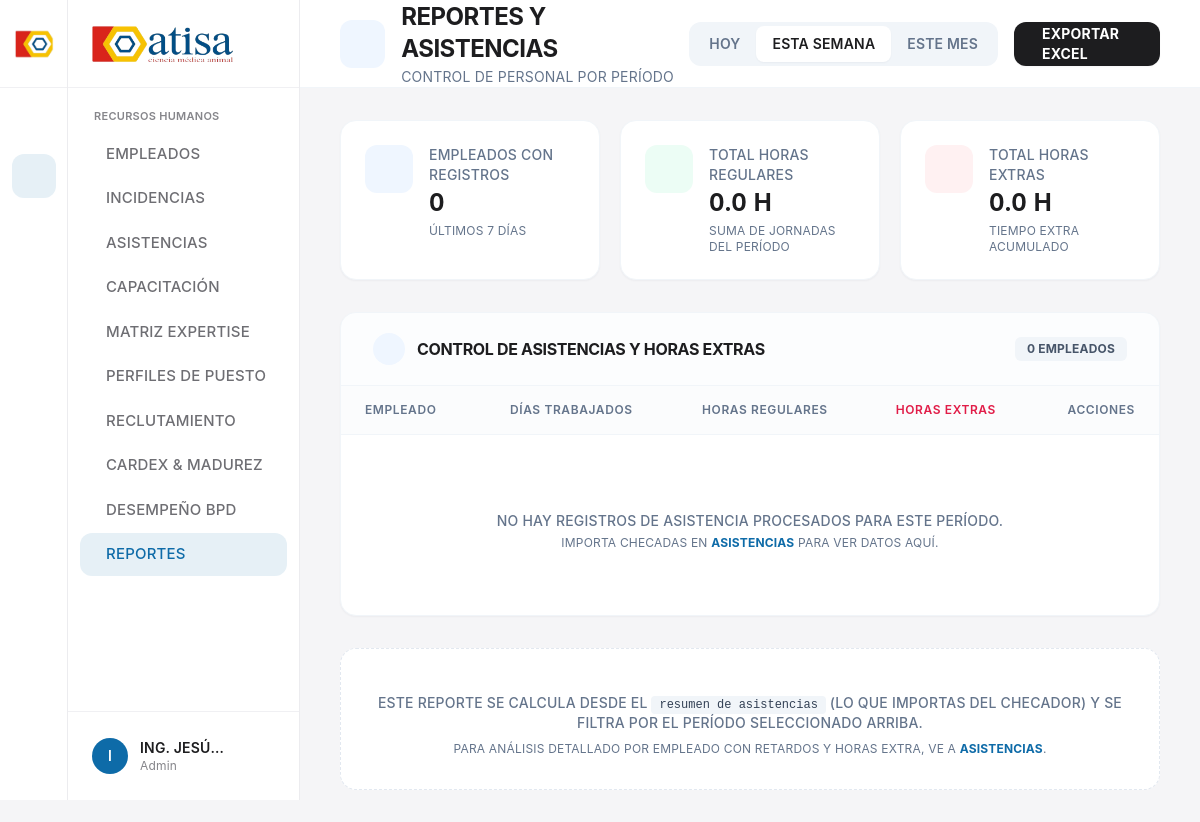
The app's page /reportes (signed in), older data.
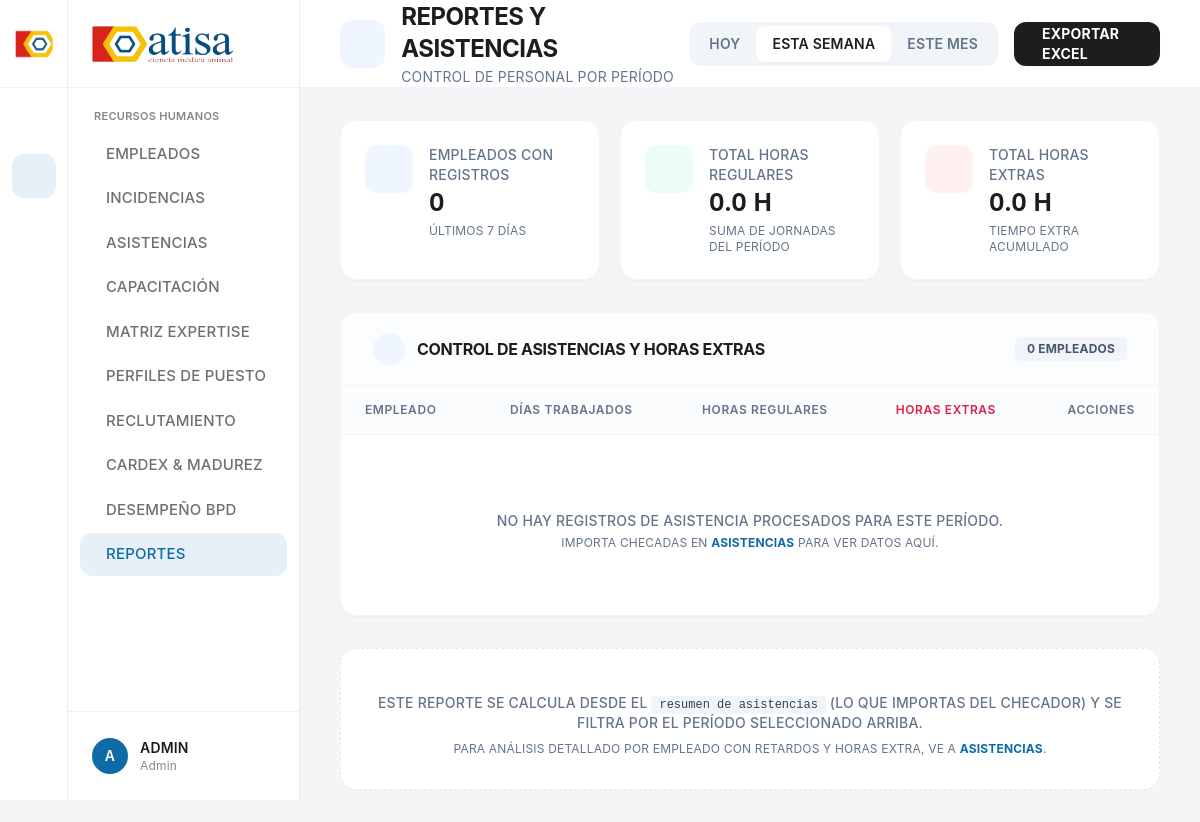
The same page, newer data.
### tables this page shows
CREATE TABLE usuarios (
            id INTEGER PRIMARY KEY AUTOINCREMENT,
            numero_empleado TEXT UNIQUE NOT NULL,
            nombre_completo TEXT NOT NULL,
            username TEXT UNIQUE NOT NULL,
            password_hash TEXT NOT NULL,
            rol TEXT NOT NULL,
            estatus INTEGER DEFAULT 1
        , puesto TEXT, area TEXT, cumpleanos TEXT, talla_calzado TEXT, fecha_ingreso TEXT);

### erp.py (the view, shortened to what this page needs)
@app.route('/reportes')
@login_required
@requiere_modulo('reportes')
def reportes():
    periodo = request.args.get('periodo', 'semana')
    if periodo == 'hoy':
        filtro_sql = "AND fecha = date('now', 'localtime')"
    elif periodo == 'mes':
        filtro_sql = "AND fecha >= date('now', 'localtime', 'start of month')"
    else:
        periodo = 'semana'
        filtro_sql = "AND fecha >= date('now', 'localtime', '-6 days')"
    conn = get_db_connection()
    usuarios = conn.execute("SELECT numero_empleado, nombre_completo FROM usuarios WHERE rol != 'admin'").fetchall()
    reportes_asistencia = []
    for u in usuarios:
        num_emp = u['numero_empleado']
        registros = conn.execute(
            f"SELECT hora_entrada_real, hora_salida_real, horas_extras FROM resumen_asistencias WHERE numero_empleado = ? {filtro_sql}",
            (num_emp,)
        ).fetchall()
        dias = len(registros)
        if dias == 0:
            continue
    conn.close()
    return render_page('reportes.html', reportes_asistencia=reportes_asistencia, periodo=periodo)

### erp.py (called while the page is built)
def render_page(template, **context):
    layout = '_partial.html' if request.headers.get('HX-Request') else 'base.html'
    return render_template(template, _layout=layout, **context)

def construir_nav(rol):
    arbol = []
    for d in NAV_DEPARTAMENTOS:
        mods = [m for m in d['modulos'] if rol in PERMISOS.get(m[0][1:], [])]
        es_roadmap = len(d['modulos']) == 0
        if mods or (es_roadmap and rol == 'admin'):
            arbol.append({**d, 'modulos_visibles': mods, 'es_roadmap': es_roadmap})
    return arbol

@app.context_processor
def inject_globals():
    return {
        'EMPRESA_NOMBRE': EMPRESA_NOMBRE,
        'EMPRESA_CIUDAD': EMPRESA_CIUDAD,
        'tailwind_estatico': os.path.exists(os.path.join(app.static_folder, 'css', 'tailwind.css')),
        'permisos': PERMISOS,
        'nav_visible': construir_nav(session.get('rol')),
    }

@app.teardown_appcontext
def _cerrar_conexiones_db(exc):
    conns = g.pop('_db_conns', None)
    if conns:
        for c in conns:
            try:
                c.close()
            except Exception:
                pass

### templates/reportes.html (shortened to what the changed rows need)
{% extends _layout|default("base.html") %}
{% block content %}
<div class="flex flex-col min-h-screen bg-[#f5f5f7]">
    <header class="bg-white border-b border-slate-100 px-10 h-[88px] flex items-center justify-between sticky top-0 z-40">
        <div class="flex items-center gap-4">
            <div>
                <h1 class="text-[#1d1d1f] text-2xl font-bold">Reportes y Asistencias</h1>
            </div>
        </div>
    </header>
    <div class="flex-1 px-10 py-8 space-y-8">
                            {% set total_reg = reportes_asistencia | sum(attribute='horas_regulares') %}
                            {% set total_ext = reportes_asistencia | sum(attribute='horas_extras') %}
        <section>
            <div class="bg-white rounded-2xl border border-slate-100 overflow-hidden shadow-sm">
                <div class="overflow-x-auto">
                    <table class="w-full text-left border-collapse">
                        <thead>
                            <tr class="bg-slate-50/50 border-b border-slate-100 text-xs uppercase tracking-wider text-slate-500">
                                <th class="px-6 py-4 font-semibold">Empleado</th>
                                <th class="px-6 py-4 font-semibold text-center">Días Trabajados</th>
                                <th class="px-6 py-4 font-semibold text-center">Horas Regulares</th>
                                <th class="px-6 py-4 font-semibold text-center text-rose-600">Horas Extras</th>
                                <th class="px-6 py-4 font-semibold text-right">Acciones</th>
                            </tr>
                        </thead>
                    </table>
                </div>
            </div>
        </section>
    </div>
</div>
{% endblock %}

### templates/base.html (shortened to what the changed rows need)
<!DOCTYPE html>
<html lang="es">
<head>
    <link rel="stylesheet" href="{{ url_for('static', filename='css/remixicon.min.css') }}">
    <link rel="stylesheet" href="{{ url_for('static', filename='css/estilos.css') }}">
    <link rel="stylesheet" href="{{ url_for('static', filename='css/all.min.css') }}">
    <link rel="stylesheet" href="{{ url_for('static', filename='css/select-pro.css') }}">
    {% if tailwind_estatico %}
    <link rel="stylesheet" href="{{ url_for('static', filename='css/tailwind.css') }}">
    {% else %}
    <script src="{{ url_for('static', filename='js/tailwind.js') }}"></script>
    {% endif %}
</head>
<body hx-boost="true" hx-ext="preload" hx-target="#content">
    <div id="root">
        <div class="flex min-h-screen bg-[#f5f5f7]">
            {% set _ns = namespace(activo='') %}
            {% for d in nav_visible %}
                {% for ruta, txt, icono, match in d.modulos_visibles %}
                    {% if _ns.activo == '' and (ruta == request.path or (match and request.path.startswith(match))) %}{% set _ns.activo = d.key %}{% endif %}
                {% endfor %}
            {% endfor %}
            {% if _ns.activo == '' and nav_visible %}{% set _ns.activo = nav_visible[0].key %}{% endif %}
            <aside class="fixed left-0 top-0 h-screen w-[300px] flex z-50 select-none">
                <div class="flex-1 min-w-0 bg-white border-r border-[#ececef] flex flex-col">
                    <div class="px-3 py-4 border-t border-[#f0f0f3]">
                        <div class="flex items-center gap-3 px-3 py-2.5 rounded-xl hover:bg-[#f3f3f5] transition-colors">
                            <div class="w-9 h-9 flex items-center justify-center rounded-full bg-[#0e6ba8] text-white font-semibold text-sm shrink-0 uppercase">
                                {{ (session.get('nombre') or 'U')[:1] }}
                            </div>
                            <div class="flex-1 min-w-0">
                                <p class="text-[#1d1d1f] text-sm font-semibold truncate">{{ session.get('nombre', 'Usuario') }}</p>
                                <p class="text-[#86868b] text-xs truncate capitalize">{{ session.get('rol', 'Colaborador') }}</p>
                            </div>
                            <a href="/logout" hx-boost="false" class="w-8 h-8 flex items-center justify-center text-[#86868b] hover:text-rose-500 transition-colors cursor-pointer" title="Cerrar sesión">
                            </a>
                        </div>
                    </div>
                </div>
            </aside>
            <main class="flex-1 ml-[300px] flex flex-col min-h-screen">
                <div id="content">
                    {% block content %}{% endblock %}
                </div>
            </main>
        </div>
    </div>
</body>
</html>

Row changes from the older to the newer data that the page shows:
changed usuarios "Admin": nombre_completo "I" → "A"; get "ING. JESÚ…" → "ADMIN"
